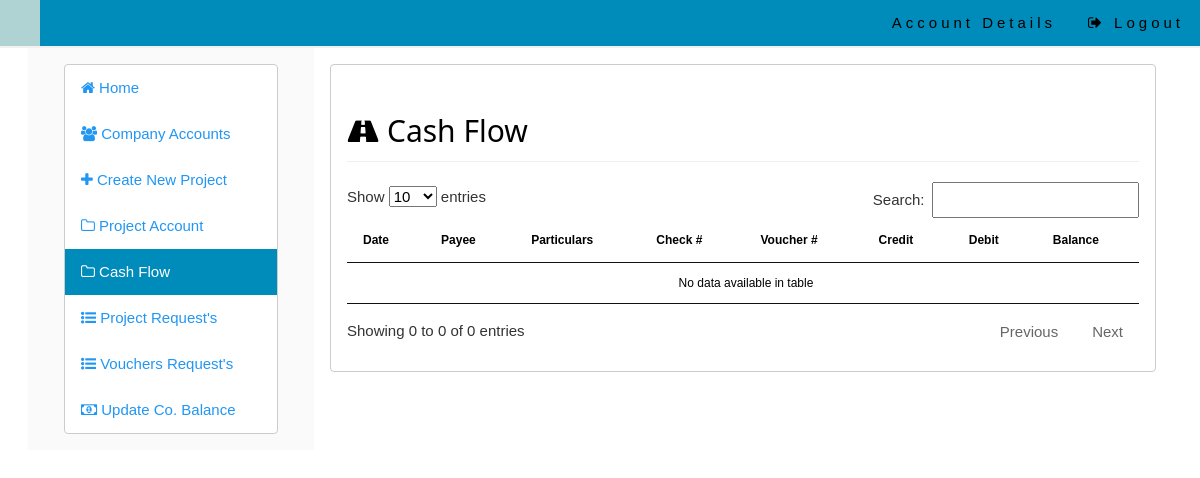
The app's page /admin/index.php?cashFlow=true, older data.
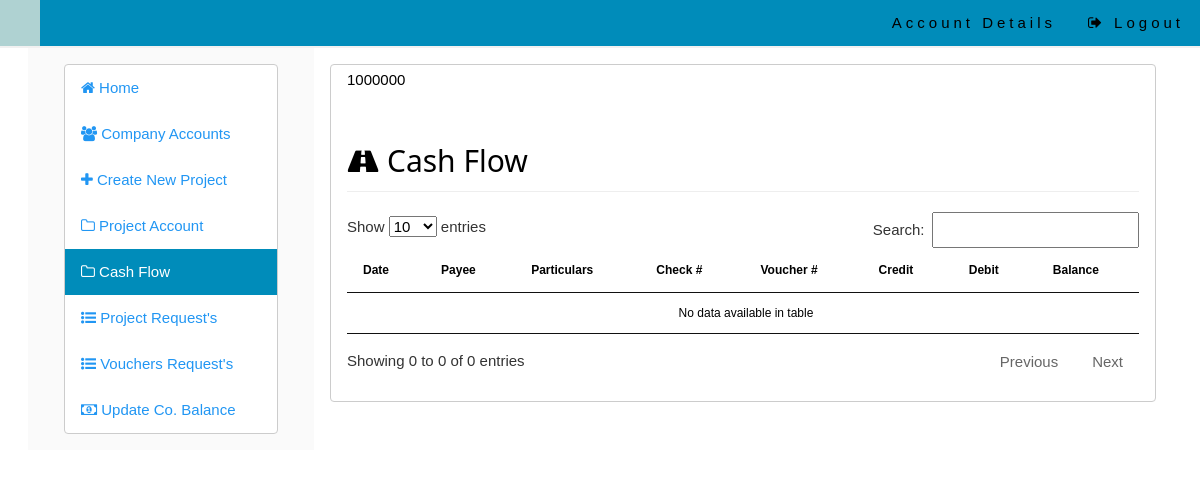
The same page, newer data.
### tables this page shows
CREATE TABLE IF NOT EXISTS `balance` (
  `id` int(10) unsigned NOT NULL AUTO_INCREMENT,
  `balance` varchar(10) NOT NULL,
  `dateupdated` varchar(40) NOT NULL,
  PRIMARY KEY (`id`)
);

### include/dbcon.php (called while the page is built, shortened)
<?php
	$servername = "localhost";
	$username = "root";
	$password = "";
	$db = "cfms";
	$mysqli = new mysqli($servername, $username, $password,$db);
	function getLatestBal(){
		global $mysqli;
		$sql = $mysqli->query("select * from balance order by id desc limit 1");
		while($row = mysqli_fetch_assoc($sql)){
			return $row['balance'];
		}
	}
?>

### admin/cashFlow.php (the view, shortened to what this page needs)
<?php
	$latestBalance = getLatestBal();
	echo $latestBalance;
?>
<div class="w3-row w3-padding-16">
	<h2 class="" style="margin-bottom:0px;margin-top:20px"><i class="fa fa-road fa-fx"></i> Cash Flow</h2><hr style="margin-top:0px;"/>
	<div class="w3-row">
		<table class="w3-table row-border w3-small stripped" id="cashFlow">
			<thead>
				<tr class="w3-borderbottom">
					<th>Date</th>
					<th>Payee</th>
					<th>Particulars</th>
					<th>Check #</th>
					<th>Voucher #</th>
					<th>Credit</th>
					<th>Debit</th>
					<th>Balance</th>
				</tr>
			</thead>
			<tbody>
			</tbody>
		</table>
	</div>
</div>

Row changes from the older to the newer data that the page shows:
added balance: balance "1000000"
